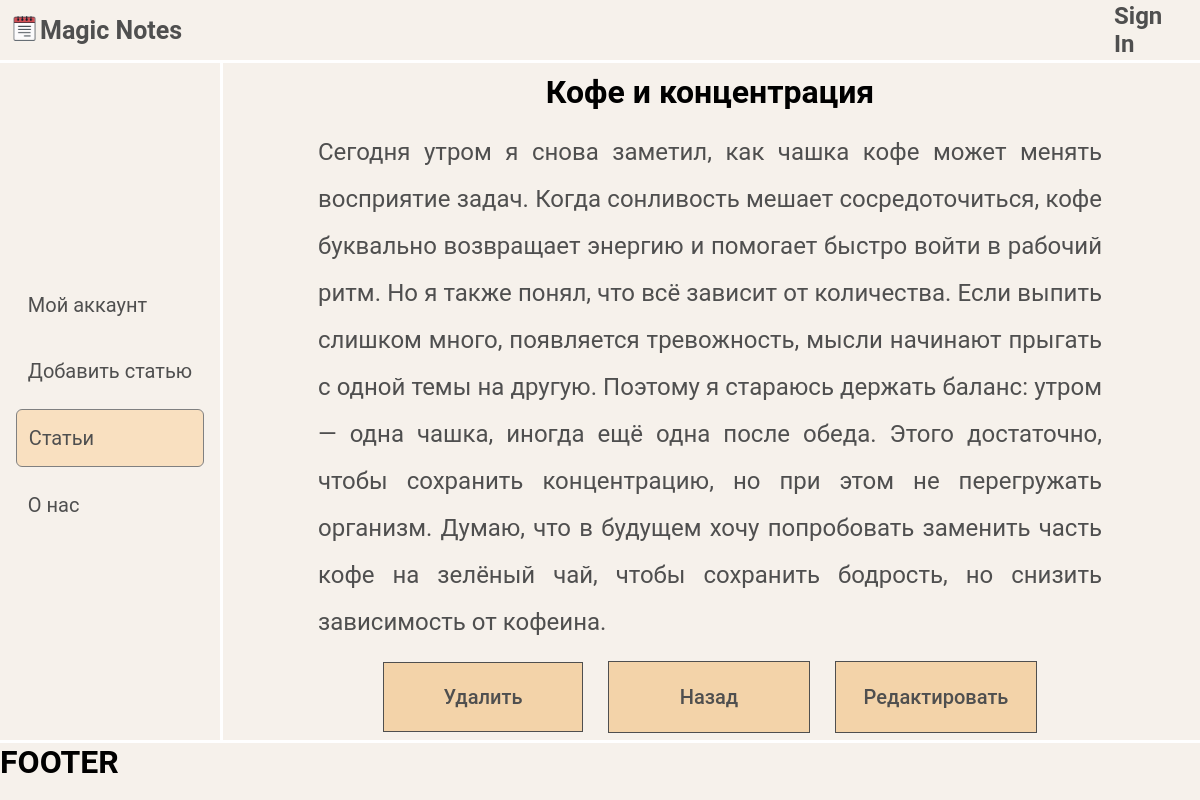
/notes/12/, run on an earlier commit of the app's database.
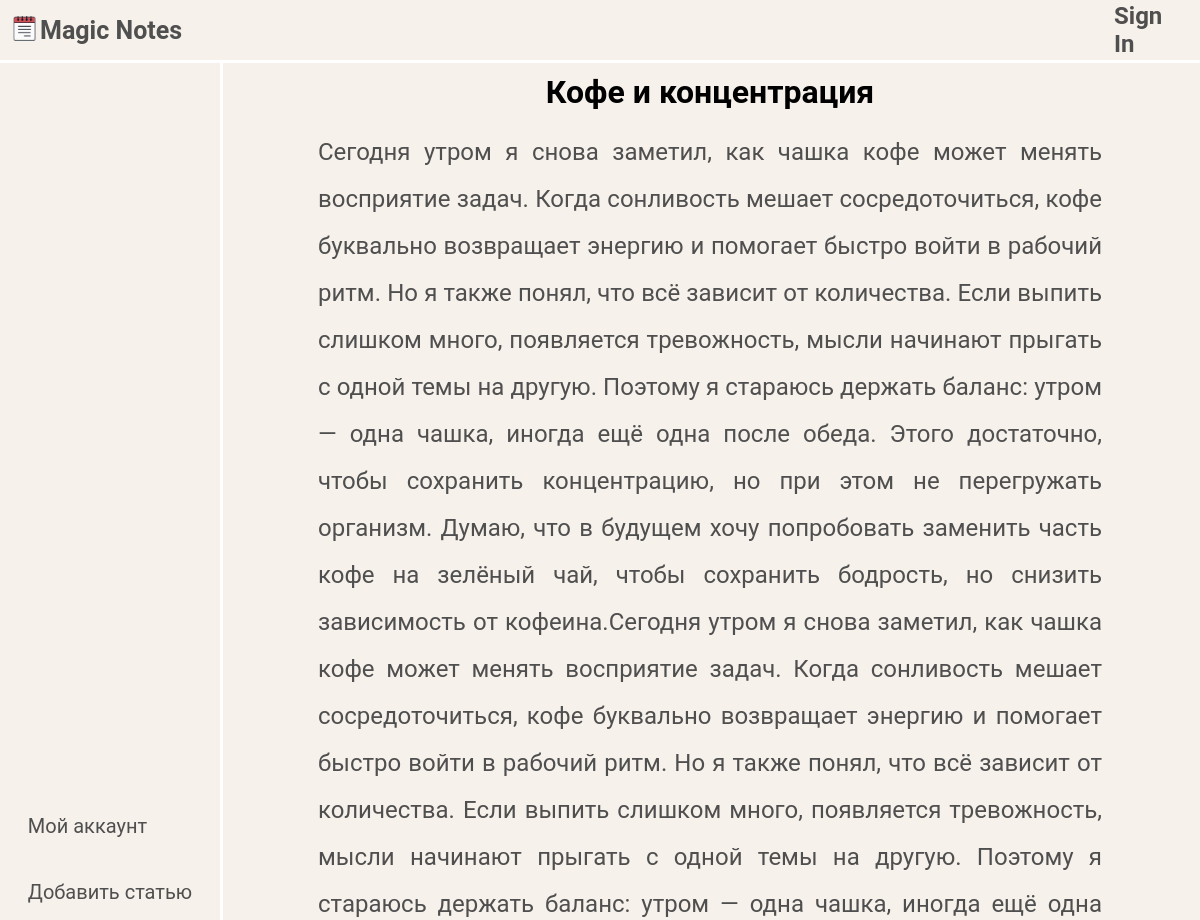
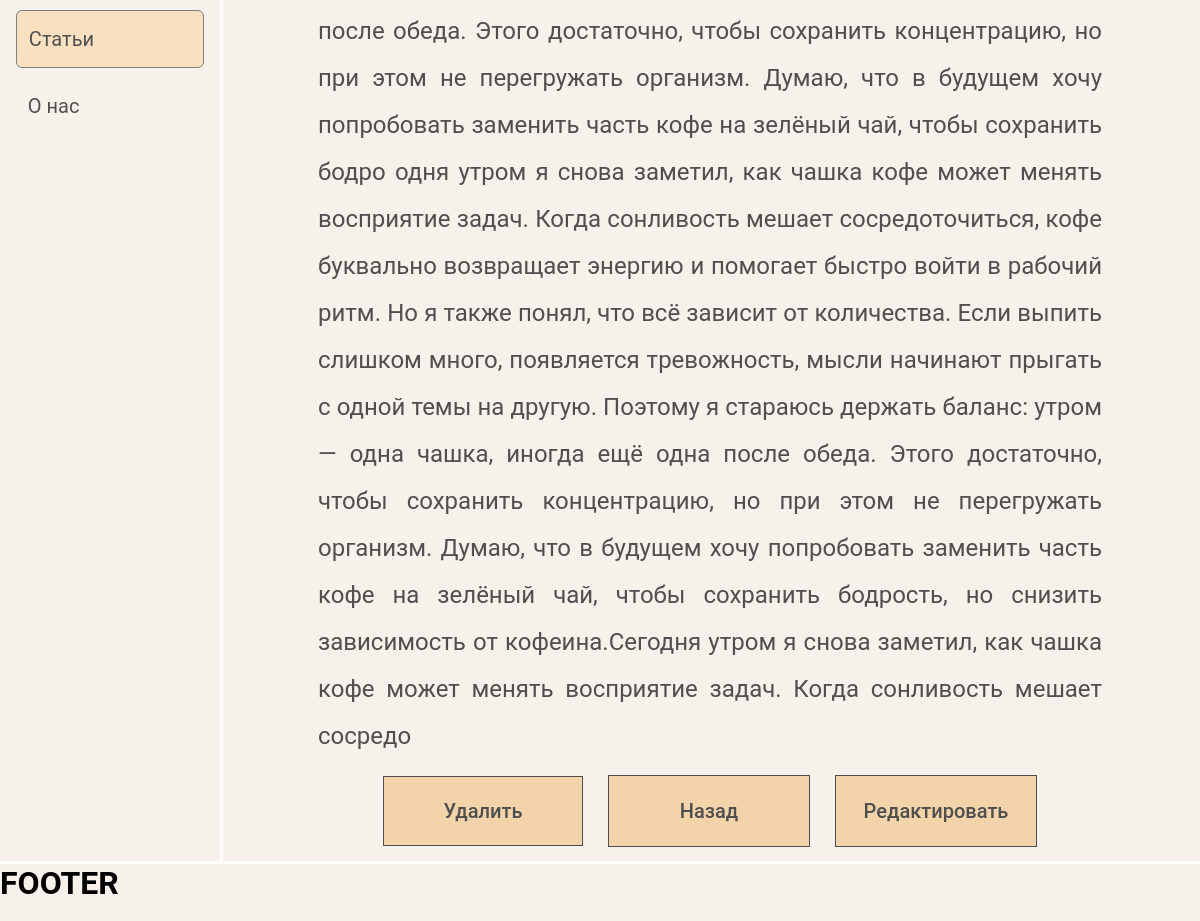
And on a later commit of the database (2 pictures, top to bottom).
### Main/models.py (models this page shows, shortened)
class Notes(models.Model):
    title = models.CharField('Заголовок', max_length=50)
    anons = models.CharField('Анонс', max_length=100)
    text = models.TextField('Текст', max_length=2000)
    date = models.DateField('Дата')
    owner = models.ForeignKey(User, on_delete=models.CASCADE, null=True)
    class Meta:
        verbose_name = 'Заметка'
        verbose_name_plural = 'Заметки'

### Main/views.py (the view, shortened to what this page needs)
# urls.py: path('notes/<int:number>/', views.note),
def note(request, number):
    note = get_object_or_404(Notes, id=number)
    data = {'note' : note,
            'id': number}
    return render(request, f'Main/page.html', data)

### Main/templates/Main/page.html (shortened to what this page needs)
{% extends 'Main/layout.html' %}
{% load static %}
{% block content %}
    <div class="note_container">
        <div class="text_block">
            <h1 style="text-align: center; margin-bottom: 2%;">{{ note.title }}</h1>
            <span>{{ note.text }}</span>
        </div>
        <div class="button_block">
            <form method="post" class="button_form">
                <button class="crud_button" type="submit" name="delete">Удалить</button>
                <a href="{% url 'home'%}" class="crud_button">Назад</a>
                <a href="{% url 'edit' note.id %}" class="crud_button">Редактировать</a>
            </form>
        </div>
    </div>
{% endblock %}
{% block footer %}
    <footer>
        <h1 id="pc">FOOTER</h1>
    </footer>
{% endblock %}

### Main/templates/Main/layout.html (shortened to what this page needs)
{% load static %}
<!DOCTYPE html>
<html lang="en">
<head>
    <link rel="stylesheet" href="{% static 'Main/css/style.css' %}">
</head>
<body>
    <div class="main_page">
        <header>
            <div class="logo" style="margin-left: 1%; font-weight: 700; font-size: 25px; margin: auto 0 auto 1%;">
                <img src="{% static 'Main/img/notepad-color-icon.png' %}" alt="" height="25px" width="25px">
                <p style="margin-left: 3px;">Magic Notes</p>
            </div>
            {% if user.is_authenticated %}
            <nav id="username_hover" style="margin-right: 1%;">
                <div class="menu">
                    <a href="{% url 'logout' %}">Logout</a>
                    <a href="{% url 'register' %}">Sign Up</a>
                    <a href="{% url 'login' %}">Sign In</a>
                </div>
                <h1 class="pc_username">{{ user.username }}</h1>
                <a class="mob_username" href="{% url 'logout' %}">Выйти</a>
            </nav>
            {% else %}
            <nav style="margin-right: 1%;">
                <h1><a style="font-weight: 600;" href="{% url 'login' %}">Sign In</a></h1>
            </nav>
            {% endif %}
        </header>
        <aside>
            <div class="navigation_block">
                <ul style="list-style: none; padding: 0; margin: 0;">
                    <a class="left_a {% if request.path == '/account/' %}active{% endif %}"" href=""><li>Мой аккаунт</li></a>
                    <a class="left_a {% if request.path == '/create/' %}active{% endif %}" href="{% url 'create' %}"><li>Добавить статью</li></a>
                    <a class="left_a {% if '/notes' in request.path or request.path == '/' %}active{% endif %}"" href="{% url 'home' %}"><li>Статьи</li></a>
                    <a class="left_a {% if request.path == '/about/' %}active{% endif %}"" href=""><li>О нас</li></a>
                </ul>
            </div>
        </aside>
            {% block content %}
            {% endblock %}
        {% block footer %}
        {% endblock %}
    </div>
</body>
</html>

### Main/static/Main/css/style.css (style rules this page uses)
* { font-family: 'Roboto'; margin: 0; padding: 0; }
h1,h2,h3,h4,h5,h6 { margin: 0; padding: 0; color: #626262; }
h1,h2,h3,h4,h5,h6,a:hover { color: black; }
p, a, span { color: #4f4f4f }
html, body { height: 100vh; overflow: hidden; }
#pc { display: block; }
body { background-color: rgb(246, 241, 235); }
.main_page { display: grid; grid-template-columns: 250px 1fr; grid-template-rows: 60px 1fr 60px; height: 100vh; }
.main_page > * { width: 100%; height: 100%; }
aside { grid-column: 1; grid-row: 2; display: flex; justify-content: center; z-index: 10; border-right: white solid 3px; }
.navigation_block { margin: auto; }
.navigation_block ul { margin-top: 2px; line-height: 40px; }
.navigation_block a { margin-top: 10px; }
header { display: flex; justify-content: space-between; align-items: center; grid-column: 1/3; grid-row: 1; z-index: 10; border-bottom: white solid 3px; }
header nav { display: flex; gap: 35px; align-items: center; justify-content: end; }
header h1 { margin: auto 0; margin-left: 1%; }
footer { grid-column: 1/3; grid-row: 3; z-index: 10; border-top: white solid 3px; }
a { text-decoration: none; }
.left_a { padding: 8px 12px; font-size: 20px; font-weight: 400; border-radius: 6px; display: block; }
.left_a.active { text-decoration: none; background: rgb(249, 224, 192); border: 1px gray solid; }
.note_container { overflow-y: scroll; max-width: 100%; grid-column: 2; grid-row: 2; display: grid; grid-template-columns: 1fr; grid-template-rows: 1fr 100px; justify-items: center; align-items: center; }
.crud_button { background: rgb(243, 211, 169); display: flex; width: 200px; height: 70px; font-size: 20px; text-align: center; justify-content: center; align-items: center; cursor: pointer; color: #4f4f4f; font-weight: 500; border: #4f4f4f 1px solid; }
.button_block { margin: 3% 0 3% 0; display: flex; flex-direction: row; width: 80%; justify-content: space-between; gap: 20px; grid-column: 1; grid-row: 2; }
.button_form { display: flex; justify-content: center; align-items: center; width: 100%; gap: 25px; }
.text_block { grid-column: 1; grid-row: 1; overflow-wrap: break-word; white-space: normal; display: block; text-align: justify; padding: 1% 10% 0 10%; line-height: 45px; }
.text_block span { font-size: 24px; }
.logo { display: flex; color: #626262; font-weight: 600; margin-bottom: 2%; font-size: 18px; font-family: "Roboto"; }
@media (min-width: 830px) and (max-width: 1300px) { .main_page { grid-template-columns: 220px 1fr; } }

What changed in the data, as far as the page shows it:
changed Notes "Кофе и концентрация": text "…но снизить зависимость от кофеина." → "…но снизить зависимость от кофеина.Сегодня утром я снова заметил, как чашка кофе может менять восприятие задач. Когда сонливость мешает сосредоточиться, кофе буквально возвращает энергию и помогает быстро войти в рабочий ритм. Но я также понял, что всё зависит от количества. Если выпить слишком много, появляется тревожность, мысли начинают прыгать с одной темы на другую. Поэтому я стараюсь держать баланс: утром — одна чашка, иногда ещё одна после обеда. Этого достаточно, чтобы сохранить концентрацию, но при этом не перегружать организм. Думаю, что в будущем хочу попробовать заменить часть кофе на зелёный чай, чтобы сохранить бодро одня утром я снова заметил, как чашка кофе может менять…"
